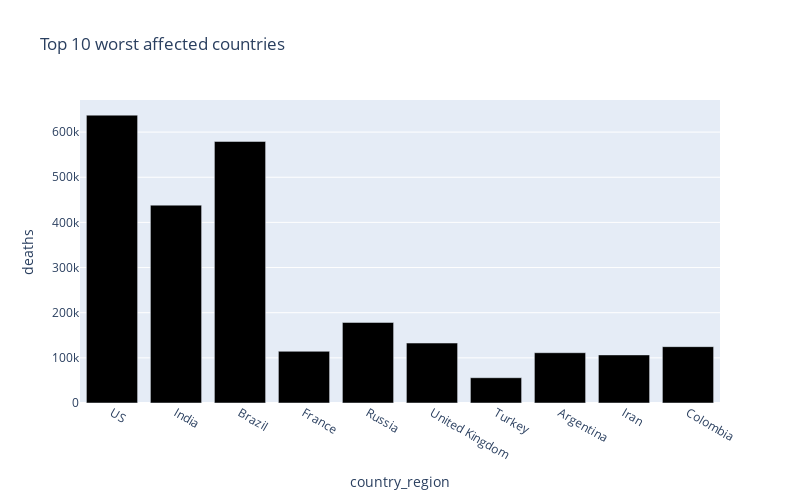

Notebook code for this chart:
### Code cell
px.bar(
    Sorted_Country_df1.head(10),
    x = "country_region",
    y = "deaths",
    title= "Top 10 worst affected countries", # the axis names
    color_discrete_sequence=["black"], 
    height=500,
    width=800
)

### Figure 1 — Plotly figure (JSON) as saved in the notebook; plotly's stock layout.template omitted (floating-point values rounded to 4 significant figures)
{"data": [{"alignmentgroup": "True", "hovertemplate": "country_region=%{x}<br>deaths=%{y}<extra></extra>", "legendgroup": "", "marker": {"color": "black"}, "name": "", "offsetgroup": "", "orientation": "v", "showlegend": false, "textposition": "auto", "type": "bar", "x": ["US", "India", "Brazil", "France", "Russia", "United Kingdom", "Turkey", "Argentina", "Iran", "Colombia"], "xaxis": "x", "y": [637531, 438210, 579308, 114506, 178457, 132760, 55958, 111383, 106482, 124811], "yaxis": "y"}], "layout": {"barmode": "relative", "height": 500, "legend": {"tracegroupgap": 0}, "title": {"text": "Top 10 worst affected countries"}, "width": 800, "xaxis": {"anchor": "y", "domain": [0, 1], "title": {"text": "country_region"}}, "yaxis": {"anchor": "x", "domain": [0, 1], "title": {"text": "deaths"}}}}
